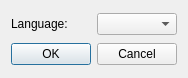
<ui version="4.0" >
 <class>DictionarySettingsLeo</class>
 <widget class="QDialog" name="DictionarySettingsLeo" >
  <property name="geometry" >
   <rect>
    <x>0</x>
    <y>0</y>
    <width>181</width>
    <height>78</height>
   </rect>
  </property>
  <property name="windowTitle" >
   <string>Settings</string>
  </property>
  <layout class="QGridLayout" >
   <item row="0" column="0" >
    <widget class="QLabel" name="label" >
     <property name="text" >
      <string>Language:</string>
     </property>
    </widget>
   </item>
   <item row="0" column="1" >
    <widget class="QComboBox" name="languageComboBox" />
   </item>
   <item row="1" column="0" colspan="2" >
    <widget class="QDialogButtonBox" name="buttonBox" >
     <property name="orientation" >
      <enum>Qt::Horizontal</enum>
     </property>
     <property name="standardButtons" >
      <set>QDialogButtonBox::Cancel|QDialogButtonBox::NoButton|QDialogButtonBox::Ok</set>
     </property>
    </widget>
   </item>
  </layout>
 </widget>
 <resources/>
 <connections>
  <connection>
   <sender>buttonBox</sender>
   <signal>accepted()</signal>
   <receiver>DictionarySettingsLeo</receiver>
   <slot>accept()</slot>
   <hints>
    <hint type="sourcelabel" >
     <x>248</x>
     <y>254</y>
    </hint>
    <hint type="destinationlabel" >
     <x>157</x>
     <y>274</y>
    </hint>
   </hints>
  </connection>
  <connection>
   <sender>buttonBox</sender>
   <signal>rejected()</signal>
   <receiver>DictionarySettingsLeo</receiver>
   <slot>reject()</slot>
   <hints>
    <hint type="sourcelabel" >
     <x>316</x>
     <y>260</y>
    </hint>
    <hint type="destinationlabel" >
     <x>286</x>
     <y>274</y>
    </hint>
   </hints>
  </connection>
 </connections>
</ui>
